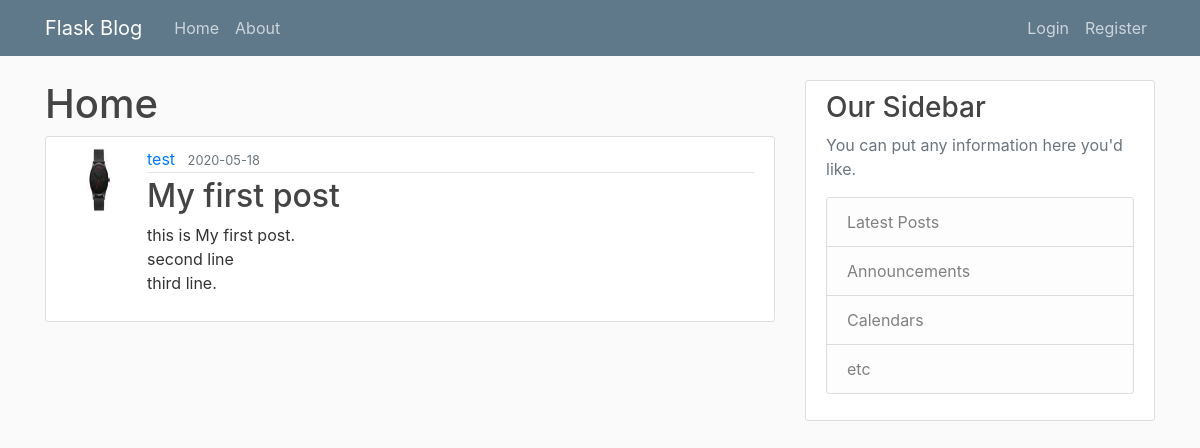
/post/1, run on the app's committed database.
### flaskblog/models.py (models this page shows, shortened)
class User(db.Model, UserMixin):
    id = db.Column(db.Integer, primary_key=True)
    username = db.Column(db.String(20), unique=True, nullable=False)
    email = db.Column(db.String(120), unique=True, nullable=False)
    image_file = db.Column(db.String(20), nullable=False,
                           default='default.jpg')
    password = db.Column(db.String(60), nullable=False)
    posts = db.relationship('Post', backref='author', lazy=True)

class Post(db.Model):
    id = db.Column(db.Integer, primary_key=True)
    title = db.Column(db.String(100), nullable=False)
    date_posted = db.Column(db.DateTime, nullable=False,
                            default=datetime.utcnow)
    content = db.Column(db.Text, nullable=False)
    user_id = db.Column(db.Integer, db.ForeignKey('user.id'), nullable=False)

### flaskblog/routes.py (the view)
@app.route("/post/<int:post_id>")
def post(post_id):
    post = Post.query.get_or_404(post_id)
    return render_template('post.html', title=post.title, post=post)

### flaskblog/templates/post.html (shortened to what this page needs)
{% extends "layout.html" %}
{% block content %}
<h1>Home</h1>
<article class="media content-section">
<img class="rounded-circle article-img" src="{{ url_for('static', filename='profile_pics/' + post.author.image_file)}}">
    <div class="media-body">
        <div class="article-metadata">
            <a class="mr-2" href="#">{{ post.author.username }}</a>
            <small class="text-muted">{{ post.date_posted.strftime('%Y-%m-%d') }}</small>
        </div>
        <h2 class="article-title">{{ post.title }}</h2>
        <p class="article-content">{{ post.content }}</p>
    </div>
</article>
{% endblock %}

### flaskblog/static/main.css (style rules this page uses)
body { background: #fafafa; color: #333333; margin-top: 5rem; }
h1, h2, h3, h4, h5, h6 { color: #444444; }
.content-section { background: #ffffff; padding: 10px 20px; border: 1px solid #dddddd; border-radius: 3px; margin-bottom: 20px; }
.article-title { color: #444444; }
.article-content { white-space: pre-line; }
.article-img { height: 65px; width: 65px; margin-right: 16px; }
.article-metadata { padding-bottom: 1px; margin-bottom: 4px; border-bottom: 1px solid #e3e3e3 }

### data on the page
User: image_file (picture), author.username "test"
Post: date_posted "2020-05-18", title "My first post", content "this is My first post. second line third line."
